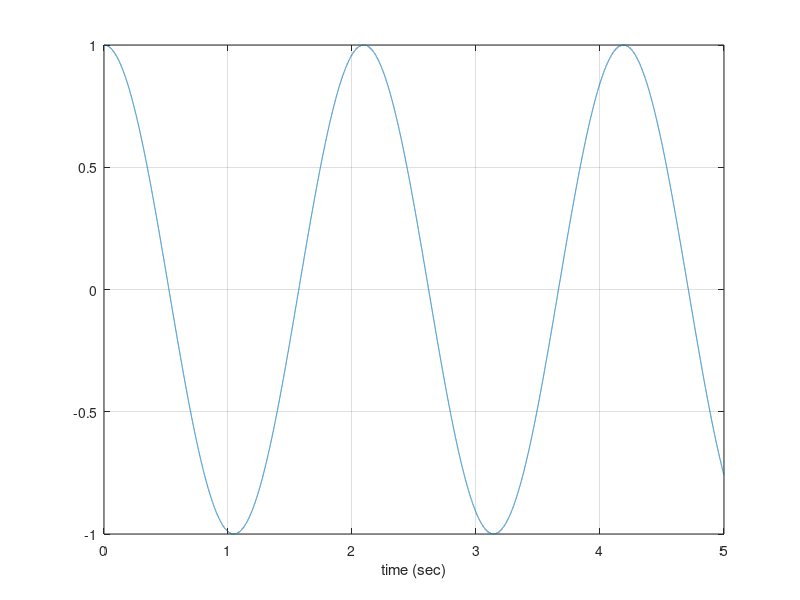
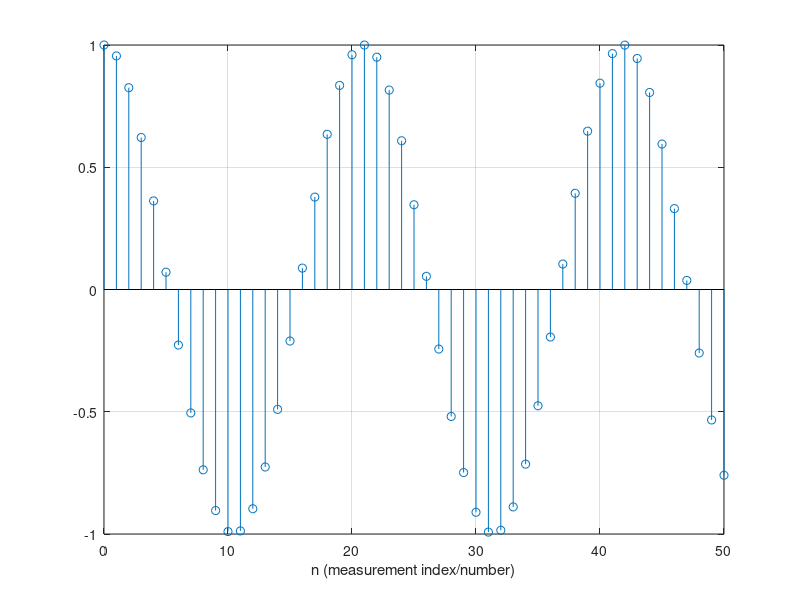

These charts were generated, in order, by the following MATLAB code:
% Plot of x(t)=cos(3t) for t between 0 and 5

% we need to choose some small dt value for computer generated plots
dt=1e-4;
% final time value
tf=5;

% computations and plots
t=[0:dt:tf];
x=cos(3*t);
figure(1);
plot(t,x);
grid;
xlabel('time (sec)');

% Now, we sample x(t)=cos(3t) for t between 0 and 5 
%
% We choose the sampling period as 0.1 sec, i.e. 
%    in every 0.1 sec we make a new measurement
% 
% The plot of our measurements will be

Ts=0.1;
n=[0:round(tf/Ts)];
t=n*Ts;
xd=cos(3*t);
figure(2);
stem(n,xd);
grid;
xlabel('n (measurement index/number)');


